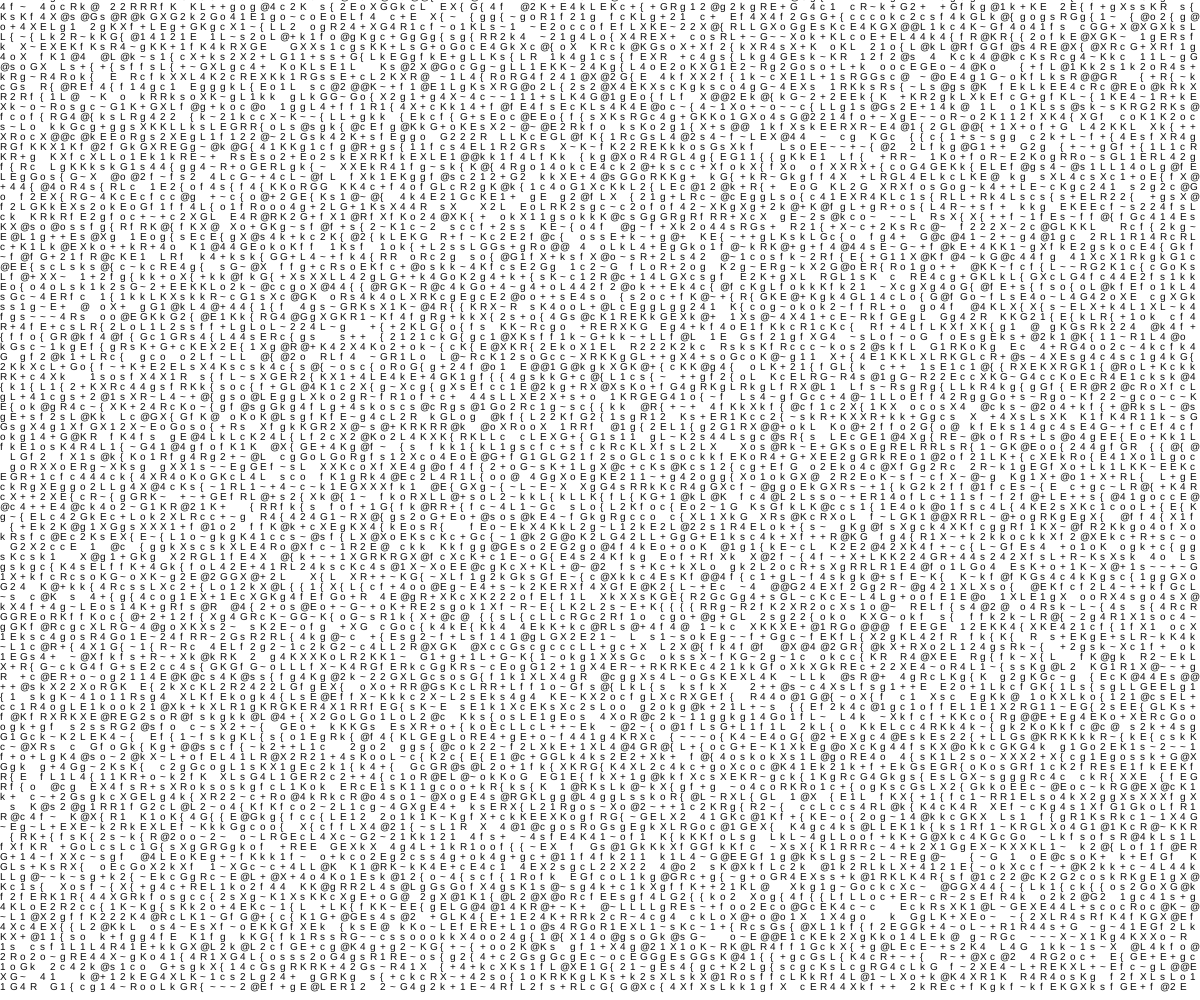
Frame 1 (no input)
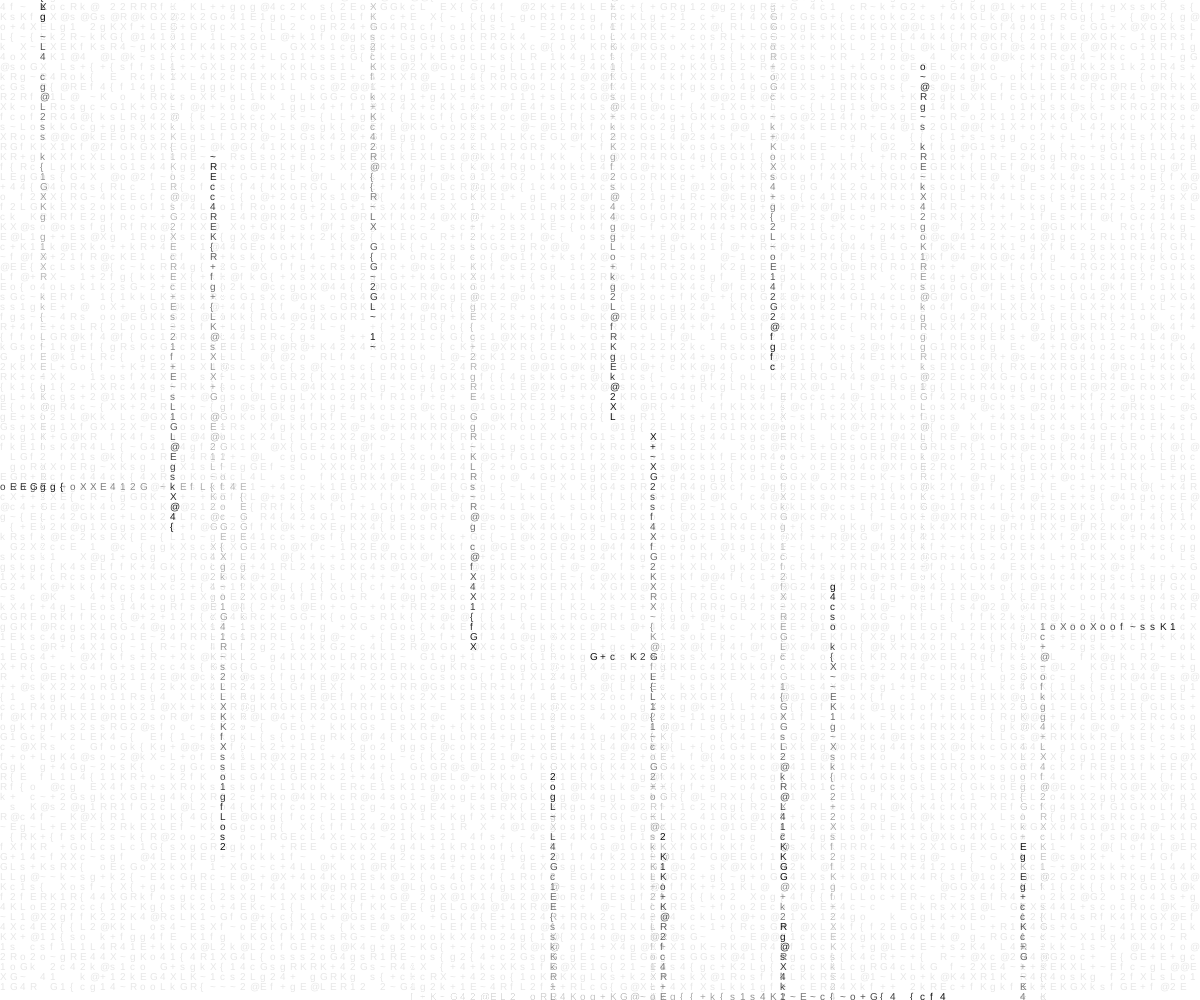
Frame 60 (no input)
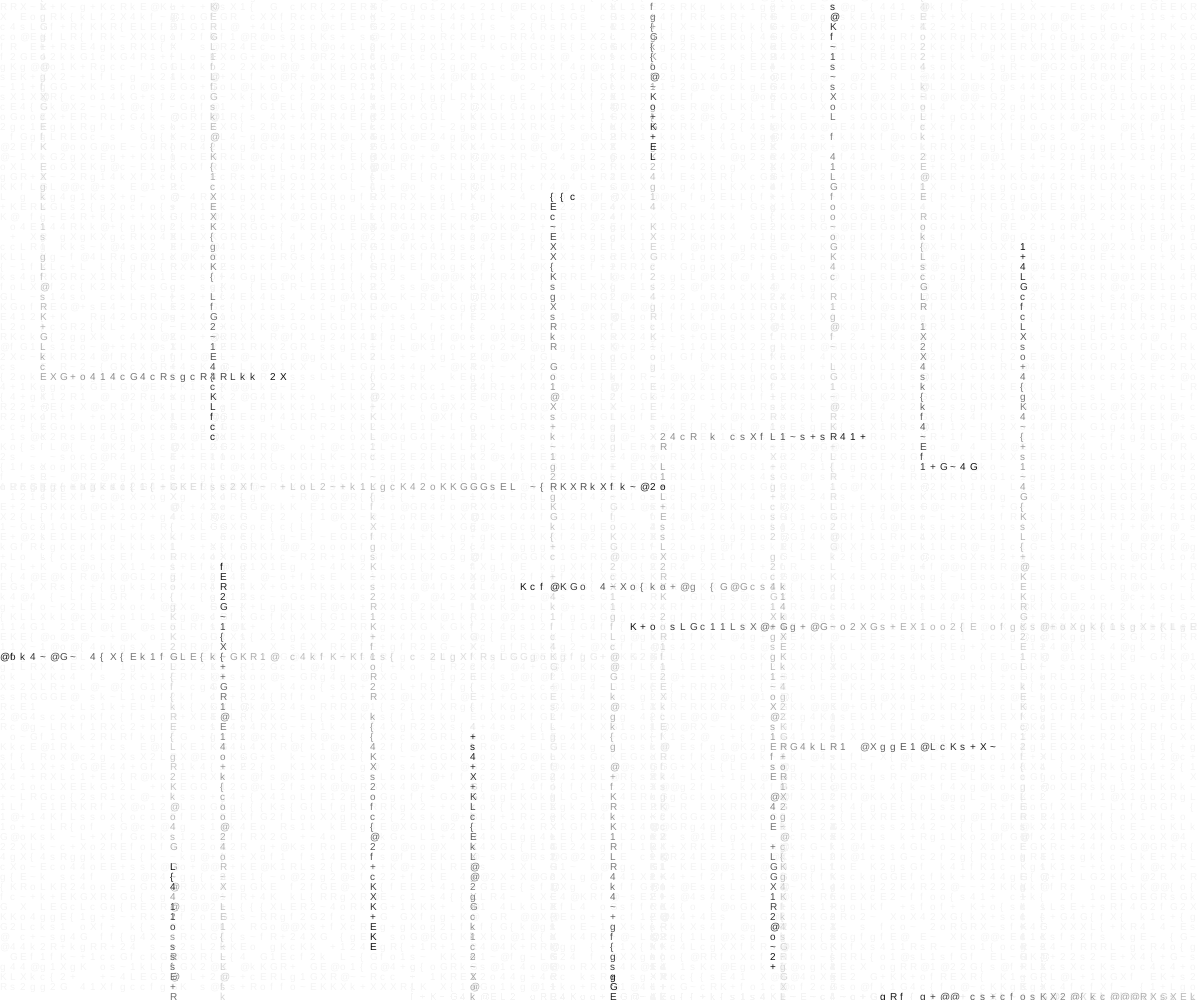
Frame 120 (the mouse pressed at the canvas centre since frame 60)

The p5.js sketch that drew these frames (run headless with seeded random() and noise() and a simulated clock; from frame 60 on, the mouse is pressed at the canvas centre):

// p5.js sketch
// ── sketch.js


let values = ['1','f','g','@','4','k','o','{','s','c','2','~','G','R','K','X','L','E','+','']
let timer = 0
let movingarray = []

function setup() {

    createCanvas(windowWidth, windowHeight);
    textbuffer = createGraphics(windowWidth,windowHeight)
    textlines = createGraphics(windowWidth,windowHeight)

    textlines.textSize(10)
    textbuffer.textSize(10)
    textbuffer.fill(0)

    CreateText()

    for (var i = 0; i < 20; i ++){
        let c = new textmover()
        movingarray.push(c)
    }
}

function draw() {

    textlines.background(255,255,255, 10)
    textlines.fill(0,0,0, 255)
    textlines.rectMode(CENTER)


    image(textbuffer,0,0)
    image(textlines,0,0)
    timer ++

    if (timer % 100 == 0){
        CreateText()
    }

    for (var i = 0; i < movingarray.length; i ++){
        movingarray[i].show()
    }

}

function CreateText(){
    textbuffer.background(255)
    for (let i = 0; i < windowWidth; i += 10){
        for (let j = 0; j< windowHeight; j += 10){
            stroke(0)
            textbuffer.text(random(values),i,j)

        }
    }
}


class textmover{
    constructor(){


        this.x = random(0, windowWidth)
        this.y = random(0, windowHeight)
        this.speedx = random([-10,10])
        this.speedy = random([-10,10])
        this.timer = (random(0, 100))

    }

    show(){
        if ((this.x > windowWidth) || (this.x < 1)){this.speedx *= -1}
        if ((this.y > (windowHeight) -1 ) || (this.y < 1)){this.speedy *= -1}

        if (this.timer > 100){this.timer = 0; this.direction = random(0,2000);}

        this.timer ++
        if (this.direction > 1000){
            this.x += this.speedx
        } else{
            this.y += this.speedy
        }

        textlines.stroke(255)
        textlines.fill  (0)


        textlines.text(random(values), (round(this.x/10) * 10), (round(this.y/10) *10))
    }


}

function windowResized() {
    resizeCanvas(windowWidth, windowHeight);
    textbuffer.resizeCanvas(windowWidth,windowHeight)
    textlines.resizeCanvas(windowWidth,windowHeight)
}
